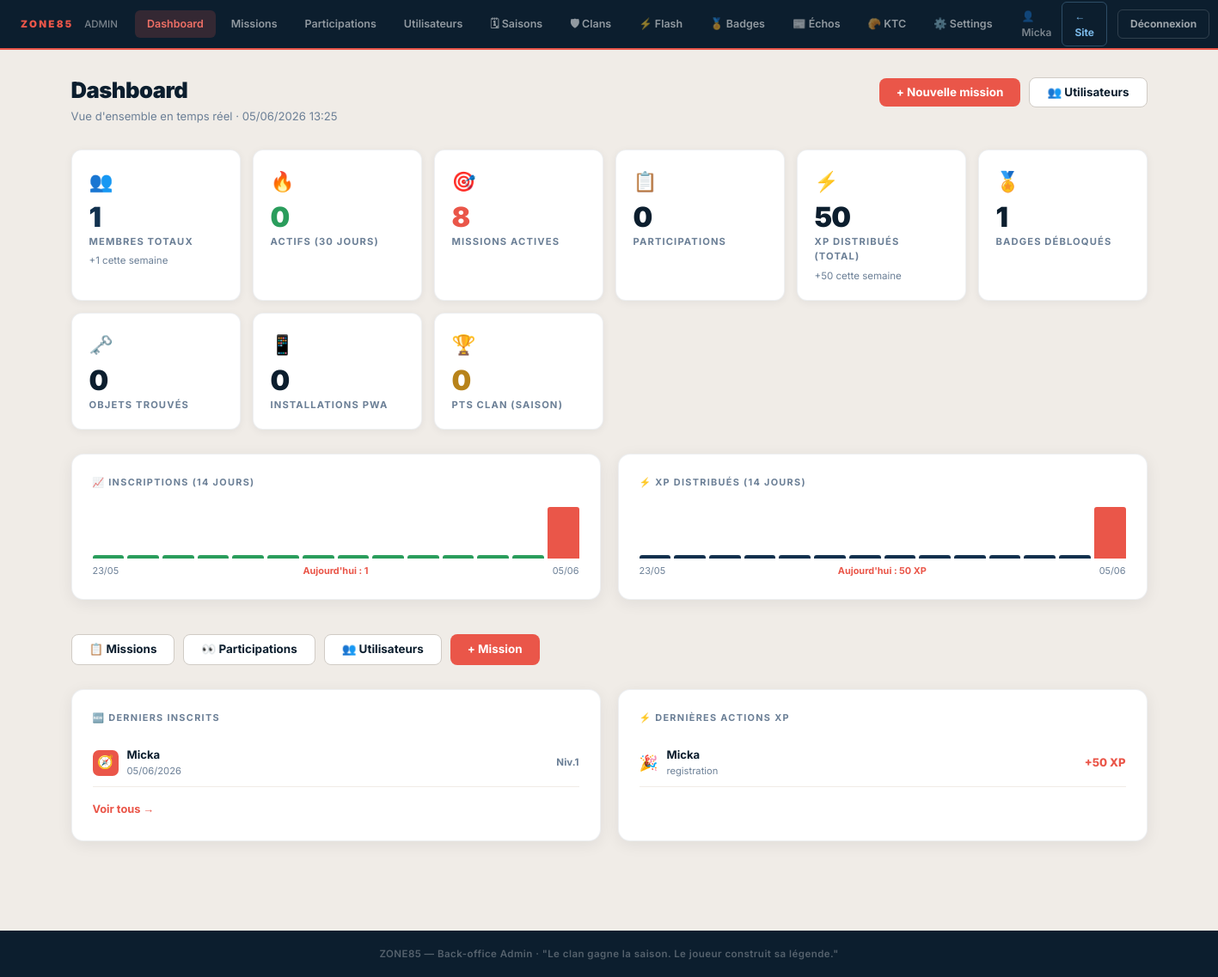
Page /admin/dashboard.php (signed in) on the committed database.
### tables this page shows
CREATE TABLE `users` (
  `id`                   int(10) UNSIGNED NOT NULL AUTO_INCREMENT,
  `email`                varchar(180) NOT NULL,
  `email_verified_at`    datetime DEFAULT NULL,
  `email_verify_token`   varchar(64) DEFAULT NULL,
  `password_hash`        varchar(255) NOT NULL DEFAULT '',
  `pseudo`               varchar(50) NOT NULL,
  `first_name`           varchar(100) DEFAULT NULL,
  `last_name`            varchar(100) DEFAULT NULL,
  `clan_id`              int(10) UNSIGNED DEFAULT NULL,
  `avatar_type`          enum('preset','generated','upload') NOT NULL DEFAULT 'preset',
  `avatar_config`        longtext DEFAULT NULL CHECK (json_valid(`avatar_config`)),
  `avatar_file`          varchar(255) DEFAULT NULL,
  `bio`                  text DEFAULT NULL,
  `xp_total`             int(10) UNSIGNED NOT NULL DEFAULT 0,
  `level`                tinyint(3) UNSIGNED NOT NULL DEFAULT 1,
  `newsletter_optin`     tinyint(1) DEFAULT 0,
  `notif_missions`       tinyint(1) NOT NULL DEFAULT 1,
  `notif_saisons`        tinyint(1) NOT NULL DEFAULT 1,
  `notif_clan`           tinyint(1) NOT NULL DEFAULT 1,
  `notif_push`           tinyint(1) NOT NULL DEFAULT 0,
  `digest_hebdo`         tinyint(1) NOT NULL DEFAULT 0,
  `accepted_cgu_at`      datetime DEFAULT NULL,
  `accepted_privacy_at`  datetime DEFAULT NULL,
  `role`                 enum('member','moderator','admin') NOT NULL DEFAULT 'member',
  `status`               enum('active','suspended','deleted') NOT NULL DEFAULT 'active',
  `deleted_at`           datetime DEFAULT NULL,
  `delete_requested_at`  datetime DEFAULT NULL,
  `last_login_at`        datetime DEFAULT NULL,
  `login_count`          int(10) UNSIGNED NOT NULL DEFAULT 0,
  `pwa_installed_at`     datetime DEFAULT NULL,
  `pwa_install_count`    tinyint(3) UNSIGNED NOT NULL DEFAULT 0,
  `created_at`           datetime NOT NULL DEFAULT current_timestamp(),
  `updated_at`           datetime NOT NULL DEFAULT current_timestamp() ON UPDATE current_timestamp(),
  PRIMARY KEY (`id`),
  UNIQUE KEY `uq_users_email` (`email`),
  UNIQUE KEY `uq_users_pseudo` (`pseudo`),
  KEY `fk_users_clan` (`clan_id`),
  KEY `idx_users_role` (`role`),
  KEY `idx_users_deleted` (`deleted_at`),
  KEY `idx_users_login` (`last_login_at`)
);

CREATE TABLE `xp_logs` (
  `id` int(10) UNSIGNED NOT NULL AUTO_INCREMENT, `user_id` int(10) UNSIGNED NOT NULL,
  `source_type` varchar(50) NOT NULL, `source_id` int(10) UNSIGNED DEFAULT NULL,
  `xp_amount` smallint(6) NOT NULL, `reason` varchar(100) DEFAULT NULL,
  `created_at` datetime NOT NULL DEFAULT current_timestamp(),
  PRIMARY KEY (`id`), KEY `idx_xp_user` (`user_id`), KEY `idx_xp_created` (`created_at`)
);

### admin/dashboard.php (the view, shortened to what the rows shown need)
<?php
require_once '../includes/functions.php';
require_once '../includes/auth.php';
$pdo = db();
$last_users     = [];
$last_actions   = [];
if ($pdo) {
    try {
        $s = $pdo->query("
            SELECT id, pseudo, email, clan_id, level, xp_total, created_at,
                   avatar_type, avatar_config, avatar_file
            FROM users WHERE deleted_at IS NULL
            ORDER BY created_at DESC LIMIT 8
        ");
        $last_users = $s->fetchAll();
        $s = $pdo->query("
            SELECT xl.source_type, xl.xp_amount, xl.created_at, u.pseudo
            FROM xp_logs xl JOIN users u ON u.id = xl.user_id
            ORDER BY xl.created_at DESC LIMIT 10
        ");
        $last_actions = $s->fetchAll();
    } catch (PDOException $e) {
        error_log('[admin/dashboard] ' . $e->getMessage());
    }
}
require_once '_admin-header.php';
?>
<div class="adm-page-header">
  <div>
    <h1 class="adm-page-title">Dashboard</h1>
  </div>
</div>
<div class="dash-grid-2">
  <div class="adm-card">
    <?php if ($last_users): ?>
    <div>
      <?php foreach ($last_users as $lu):
        $lu_emoji = '🧭';
        if ($lu['avatar_type'] === 'preset') {
            $cfg = json_decode($lu['avatar_config'] ?? '{}', true) ?? [];
            $lu_emoji = $cfg['emoji'] ?? '🧭';
        }
        $lu_av = avatar_url($lu);
      ?>
      <div style="display:flex;align-items:center;gap:10px;padding:8px 0;border-bottom:1px solid #f0ece7">
        <div style="width:30px;height:30px;border-radius:7px;background:var(--primary);
          display:flex;align-items:center;justify-content:center;font-size:.95rem;flex-shrink:0;overflow:hidden">
          <?php if ($lu_av): ?><img src="<?= e($lu_av) ?>" style="width:100%;height:100%;object-fit:cover">
          <?php else: ?><?= e($lu_emoji) ?><?php endif; ?>
        </div>
        <div style="flex:1;min-width:0">
          <div style="font-size:.82rem;font-weight:700;color:#0c1e2e;white-space:nowrap;overflow:hidden;text-overflow:ellipsis">
            <?= e($lu['pseudo']) ?>
          </div>
          <div style="font-size:.7rem;color:#6b7f96"><?= $lu['created_at'] ? date('d/m/Y', strtotime($lu['created_at'])) : '' ?></div>
        </div>
        <span style="font-size:.72rem;font-weight:700;color:#6b7f96">Niv.<?= (int)$lu['level'] ?></span>
      </div>
      <?php endforeach; ?>
    </div>
    <?php else: ?>
    <div class="adm-empty" style="padding:24px"><p>Aucun membre.</p></div>
    <?php endif; ?>
  </div>
  <div class="adm-card">
    <?php if ($last_actions): ?>
    <div>
      <?php
      $xp_icons = [
        'registration'          => '🎉',
        'mission_success'       => '✅',
        'hidden_hunt_completion'=> '🗝️',
        'mission_participation' => '📋',
        'badge'                 => '🏅',
      ];
      foreach ($last_actions as $la): ?>
      <div style="display:flex;align-items:center;gap:10px;padding:8px 0;border-bottom:1px solid #f0ece7">
        <span style="font-size:1.1rem;flex-shrink:0"><?= $xp_icons[$la['source_type']] ?? '⚡' ?></span>
        <div style="flex:1;min-width:0">
          <div style="font-size:.82rem;font-weight:700;color:#0c1e2e"><?= e($la['pseudo']) ?></div>
          <div style="font-size:.7rem;color:#6b7f96"><?= e($la['source_type']) ?></div>
        </div>
        <span style="font-size:.82rem;font-weight:800;color:#ea5649;white-space:nowrap">
          +<?= number_format((int)$la['xp_amount'],0,',',' ') ?> XP
        </span>
      </div>
      <?php endforeach; ?>
    </div>
    <?php else: ?>
    <div class="adm-empty" style="padding:24px"><p>Aucune action XP.</p></div>
    <?php endif; ?>
  </div>
</div>
<?php require_once '_admin-footer.php'; ?>

### admin/_admin-header.php (shortened to what the rows shown need)
<?php
$_adm_user = current_user();
$_adm_base  = defined('BASE_URL') ? rtrim(BASE_URL, '/') : '';
$_adm_css   = $_adm_base . '/assets/css/zone85.css';
?>
<!DOCTYPE html>
<html lang="fr">
<head>
  <link rel="stylesheet" href="<?= $_adm_css ?>">
</head>
<body>
<div class="adm-wrap">
<header class="adm-topbar">
  <div class="adm-topright">
    <span class="adm-user-chip">👤 <?= htmlspecialchars($_adm_user['pseudo'] ?? '', ENT_QUOTES, 'UTF-8') ?></span>
    <a href="<?= $_adm_base ?>/index.php" class="adm-link-site" target="_blank">← Site</a>
    <a href="<?= $_adm_base ?>/logout.php" onclick="return confirm('Se déconnecter ?')">Déconnexion</a>
  </div>
</header>
<main class="adm-main">

### rows in the picture
users: pseudo "Micka", avatar_config "🧭", created_at "05/06/2026", level "1"
xp_logs: source_type "🎉", user.pseudo "Micka", source_type "registration", xp_amount "50"

### other values in the picture
$kpis['members_total'] "1"
$kpis['members_new_7d'] "1"
$kpis['members_active_30d'] "0"
$kpis['missions_active'] "8"
$kpis['participations_total'] "0"
$kpis['xp_total'] "50"
$kpis['xp_7d'] "50"
$kpis['badges_unlocked'] "1"
$kpis['collectibles_found'] "0"
$kpis['pwa_installs'] "0"
$kpis['clan_pts_season'] "0"
